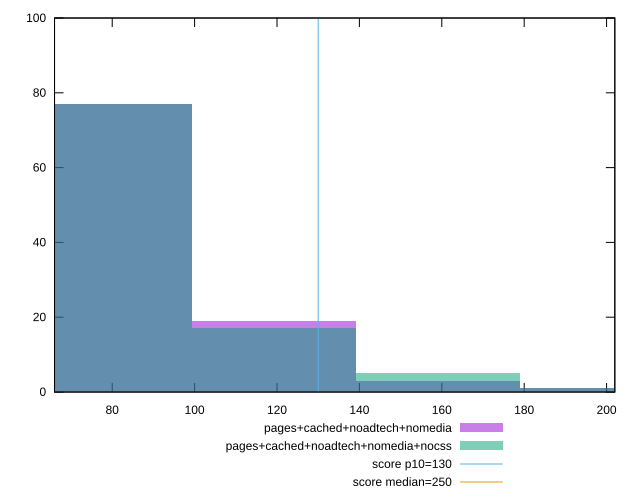

The script that saved this image:
reset

$pagesCachedNoadtechNomedia <<EOF
119.30646601069029 19
159.07528801425372 3
79.53764400712686 77
198.84411001781714 1
EOF

$pagesCachedNoadtechNomediaNocss <<EOF
119.30646601069029 17
198.84411001781714 1
159.07528801425372 5
79.53764400712686 77
EOF

set key outside below
set boxwidth 39.76882200356343
set xrange [66:202]
set yrange [0:100]
set trange [0:100]
set style fill transparent solid 0.5 noborder

set parametric
set terminal svg size 640, 500 enhanced background rgb 'white'
set output "report_00017_2021-02-10T15-08-03.406Z/max-potential-fid/comparison/histogram/3_vs_4.svg"

plot $pagesCachedNoadtechNomedia title "pages+cached+noadtech+nomedia" with boxes, \
     $pagesCachedNoadtechNomediaNocss title "pages+cached+noadtech+nomedia+nocss" with boxes, \
     130,t title "score p10=130", \
     250,t title "score median=250"

reset
